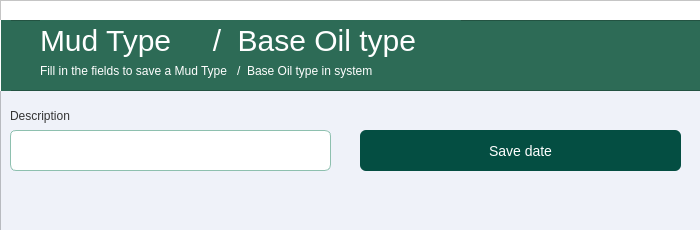
<?xml version="1.0" encoding="UTF-8"?>
<ui version="4.0">
 <class>MainWindow</class>
 <widget class="QMainWindow" name="MainWindow">
  <property name="geometry">
   <rect>
    <x>0</x>
    <y>0</y>
    <width>700</width>
    <height>230</height>
   </rect>
  </property>
  <property name="minimumSize">
   <size>
    <width>700</width>
    <height>230</height>
   </size>
  </property>
  <property name="maximumSize">
   <size>
    <width>700</width>
    <height>230</height>
   </size>
  </property>
  <property name="windowTitle">
   <string>Dashboard</string>
  </property>
  <widget class="QWidget" name="centralwidget">
   <widget class="QFrame" name="frame">
    <property name="geometry">
     <rect>
      <x>0</x>
      <y>0</y>
      <width>1050</width>
      <height>861</height>
     </rect>
    </property>
    <property name="sizePolicy">
     <sizepolicy hsizetype="Fixed" vsizetype="Preferred">
      <horstretch>0</horstretch>
      <verstretch>0</verstretch>
     </sizepolicy>
    </property>
    <property name="minimumSize">
     <size>
      <width>1050</width>
      <height>861</height>
     </size>
    </property>
    <property name="maximumSize">
     <size>
      <width>1050</width>
      <height>861</height>
     </size>
    </property>
    <property name="font">
     <font>
      <pointsize>20</pointsize>
     </font>
    </property>
    <property name="autoFillBackground">
     <bool>false</bool>
    </property>
    <property name="styleSheet">
     <string notr="true">background-color:#eff2f9;

</string>
    </property>
    <property name="frameShape">
     <enum>QFrame::StyledPanel</enum>
    </property>
    <property name="frameShadow">
     <enum>QFrame::Raised</enum>
    </property>
    <widget class="QFrame" name="frame_2">
     <property name="geometry">
      <rect>
       <x>0</x>
       <y>0</y>
       <width>1201</width>
       <height>51</height>
      </rect>
     </property>
     <property name="styleSheet">
      <string notr="true">background-color:#fff</string>
     </property>
     <property name="frameShape">
      <enum>QFrame::StyledPanel</enum>
     </property>
     <property name="frameShadow">
      <enum>QFrame::Raised</enum>
     </property>
     <widget class="QPushButton" name="img_user_logado">
      <property name="geometry">
       <rect>
        <x>980</x>
        <y>10</y>
        <width>31</width>
        <height>31</height>
       </rect>
      </property>
      <property name="styleSheet">
       <string notr="true">background-color: #fff;
border-radius:30px;
width:30px;
height:30px;</string>
      </property>
      <property name="text">
       <string/>
      </property>
      <property name="icon">
       <iconset>
        <normaloff>../../../../../../.designer/backup/user_dark.svg</normaloff>../../../../../../.designer/backup/user_dark.svg</iconset>
      </property>
      <property name="iconSize">
       <size>
        <width>25</width>
        <height>25</height>
       </size>
      </property>
     </widget>
    </widget>
    <widget class="QFrame" name="frame_3">
     <property name="geometry">
      <rect>
       <x>0</x>
       <y>20</y>
       <width>1201</width>
       <height>71</height>
      </rect>
     </property>
     <property name="styleSheet">
      <string notr="true">background-color:#2d6b56;</string>
     </property>
     <property name="frameShape">
      <enum>QFrame::StyledPanel</enum>
     </property>
     <property name="frameShadow">
      <enum>QFrame::Raised</enum>
     </property>
     <widget class="QLabel" name="lbl_form_tittle">
      <property name="geometry">
       <rect>
        <x>40</x>
        <y>0</y>
        <width>421</width>
        <height>41</height>
       </rect>
      </property>
      <property name="styleSheet">
       <string notr="true">font-size: 30px;
color:#fff;</string>
      </property>
      <property name="text">
       <string>Mud Type     /  Base Oil type</string>
      </property>
     </widget>
     <widget class="Line" name="line">
      <property name="geometry">
       <rect>
        <x>-10</x>
        <y>0</y>
        <width>21</width>
        <height>151</height>
       </rect>
      </property>
      <property name="styleSheet">
       <string notr="true">color: rgb(255, 255, 255);
border-color: rgb(255, 255, 255);</string>
      </property>
      <property name="frameShadow">
       <enum>QFrame::Plain</enum>
      </property>
      <property name="orientation">
       <enum>Qt::Vertical</enum>
      </property>
     </widget>
     <widget class="QLabel" name="lbl_form_text">
      <property name="geometry">
       <rect>
        <x>40</x>
        <y>40</y>
        <width>511</width>
        <height>21</height>
       </rect>
      </property>
      <property name="styleSheet">
       <string notr="true">color: rgb(255, 255, 255);
font: 9pt &quot;MS Shell Dlg 2&quot;;</string>
      </property>
      <property name="text">
       <string>Fill in the fields to save a Mud Type   /  Base Oil type in system</string>
      </property>
     </widget>
    </widget>
    <widget class="QFrame" name="frame_9">
     <property name="geometry">
      <rect>
       <x>-1</x>
       <y>830</y>
       <width>1151</width>
       <height>31</height>
      </rect>
     </property>
     <property name="styleSheet">
      <string notr="true">background-color:#2d6b56;</string>
     </property>
     <property name="frameShape">
      <enum>QFrame::StyledPanel</enum>
     </property>
     <property name="frameShadow">
      <enum>QFrame::Raised</enum>
     </property>
    </widget>
    <widget class="Line" name="line_2">
     <property name="geometry">
      <rect>
       <x>-40</x>
       <y>750</y>
       <width>41</width>
       <height>151</height>
      </rect>
     </property>
     <property name="styleSheet">
      <string notr="true">color: rgb(255, 255, 255);
border-color: rgb(255, 255, 255);</string>
     </property>
     <property name="frameShadow">
      <enum>QFrame::Plain</enum>
     </property>
     <property name="orientation">
      <enum>Qt::Vertical</enum>
     </property>
    </widget>
    <widget class="QLabel" name="lbl_syntetic_sg">
     <property name="geometry">
      <rect>
       <x>10</x>
       <y>100</y>
       <width>311</width>
       <height>31</height>
      </rect>
     </property>
     <property name="font">
      <font>
       <pointsize>9</pointsize>
      </font>
     </property>
     <property name="styleSheet">
      <string notr="true">color: rgb(52, 52, 52);</string>
     </property>
     <property name="text">
      <string>Description</string>
     </property>
    </widget>
    <widget class="QLineEdit" name="txt_description">
     <property name="geometry">
      <rect>
       <x>10</x>
       <y>130</y>
       <width>321</width>
       <height>41</height>
      </rect>
     </property>
     <property name="styleSheet">
      <string notr="true">QLineEdit{


background-color:#fff;
border: 1px solid #8ec0af;
border-radius: 6px
}</string>
     </property>
     <property name="placeholderText">
      <string/>
     </property>
    </widget>
    <widget class="QPushButton" name="btn_save">
     <property name="geometry">
      <rect>
       <x>360</x>
       <y>130</y>
       <width>321</width>
       <height>41</height>
      </rect>
     </property>
     <property name="styleSheet">
      <string notr="true">

QPushButton#btn_save{

border:none;
background-color:#044e42;
color:white;
font-size:14px;
border-radius: 6px;
transition: background-color 0.5s ease;
padding:10px;
text-align:rigth;
}

QPushButton#btn_save:hover{
 background-color: #044e42;
border-radius: 6px;
transition: background-color 0.5s ease;
padding:10px;
}

QPushButton#btn_save:pressed {
 background-color: #044e42;
border-radius: 6px;
background-color: #033029;
padding:10px;
 }
</string>
     </property>
     <property name="text">
      <string>Save date</string>
     </property>
     <property name="icon">
      <iconset>
       <normaloff>../../../../../../img/check-solid.svg</normaloff>../../../../../../img/check-solid.svg</iconset>
     </property>
    </widget>
   </widget>
  </widget>
  <widget class="QMenuBar" name="menubar">
   <property name="geometry">
    <rect>
     <x>0</x>
     <y>0</y>
     <width>700</width>
     <height>26</height>
    </rect>
   </property>
  </widget>
 </widget>
 <resources/>
 <connections/>
 <designerdata>
  <property name="gridDeltaX">
   <number>10</number>
  </property>
  <property name="gridDeltaY">
   <number>10</number>
  </property>
  <property name="gridSnapX">
   <bool>true</bool>
  </property>
  <property name="gridSnapY">
   <bool>true</bool>
  </property>
  <property name="gridVisible">
   <bool>true</bool>
  </property>
 </designerdata>
</ui>
